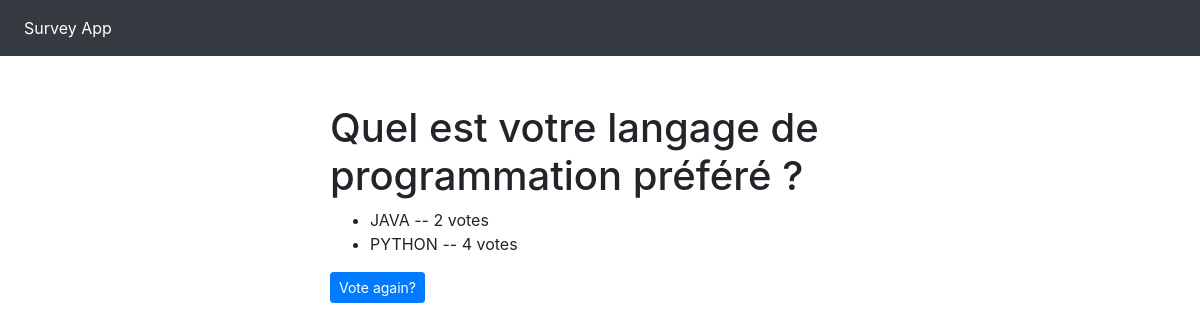
Page /polls/1/results/ on the committed database.
### polls/models.py (models this page shows, shortened)
class Question(models.Model):
    question_text = models.CharField(max_length=200)
    pub_date = models.DateTimeField('date published')

class Choice(models.Model):
    question = models.ForeignKey(Question, on_delete=models.CASCADE)
    choice_text = models.CharField(max_length=200)
    votes = models.IntegerField(default=0)

### polls/views.py (the view)
# urls.py: path('<int:pk>/results/', views.ResultsView.as_view(), name='results'),
class ResultsView(generic.DetailView):
    model = Question
    template_name = 'polls/results.html'

### templates/polls/results.html
{% extends 'base.html' %}
{% block content %}
<h1>{{ question.question_text }}</h1>
<ul>
{% for choice in question.choice_set.all %}
    <li>{{ choice.choice_text }} -- {{ choice.votes }} vote{{ choice.votes|pluralize }}</li>
{% endfor %}
</ul>
<a href="{% url 'polls:detail' question.id %}" class="btn btn-primary btn-sm">Vote again?</a>
{% endblock %}

### rows in the picture
Question: question_text "Quel est votre langage de programmation préféré ?"
Choice: choice_text "JAVA", votes "2"
Choice: choice_text "PYTHON", votes "4"
